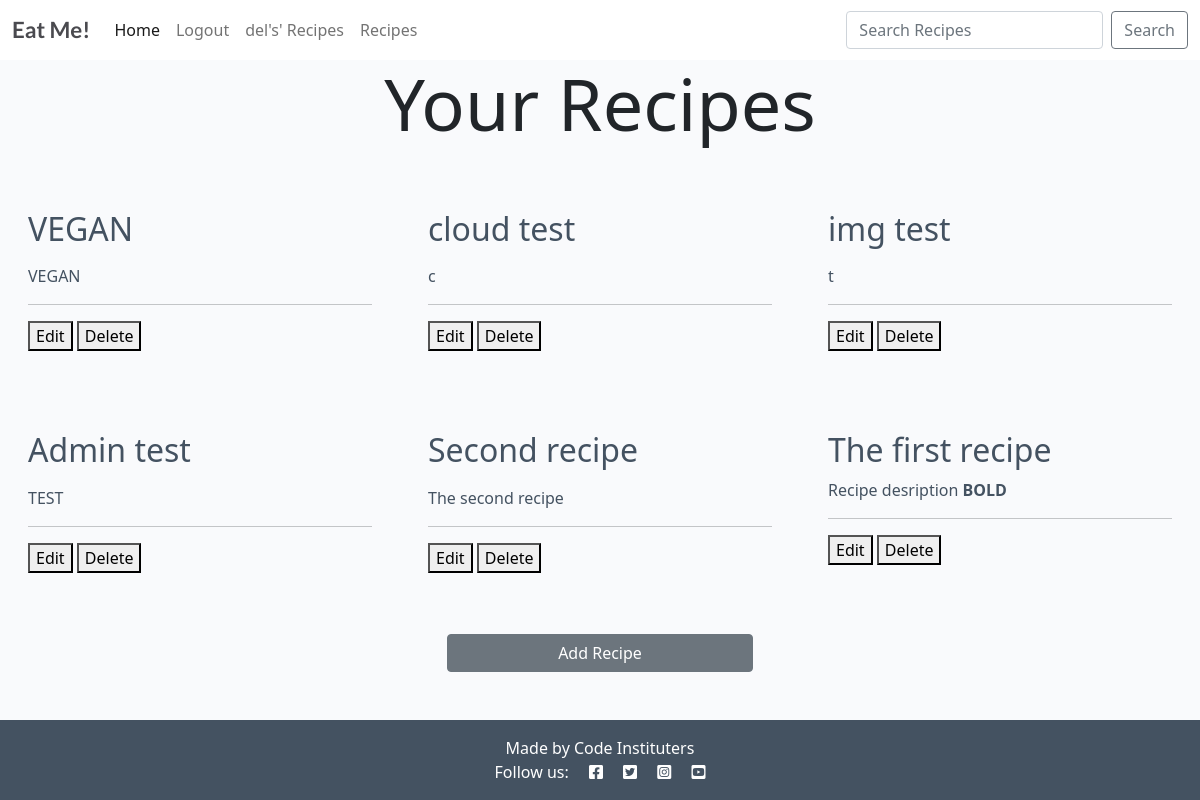
Before: /your_recipes/ (signed in) with the older database file.
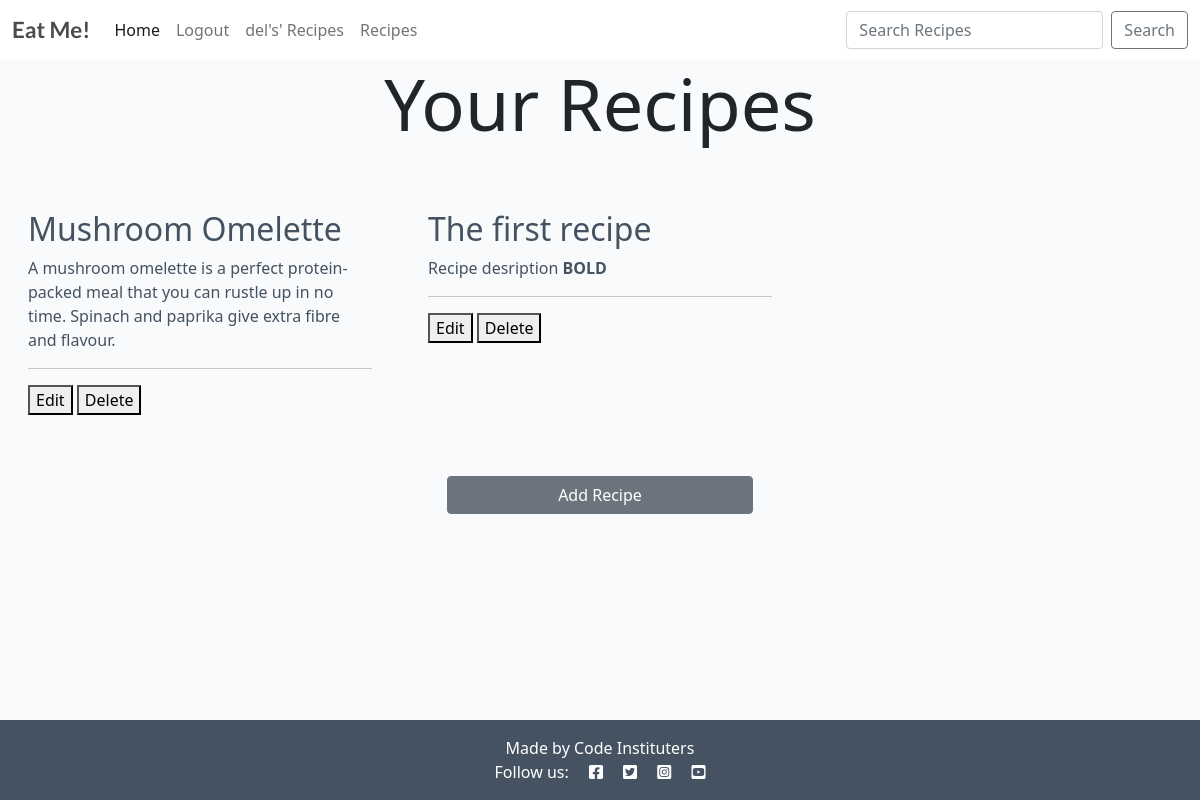
After: the same page with the newer database file.
### post/models.py (models this page shows, shortened)
class Post(models.Model):
    title = models.CharField(max_length=200, unique=True)
    slug = models.SlugField(max_length=200, unique=True)
    author = models.ForeignKey(
        User, on_delete=models.CASCADE, related_name="recipes", null=True
        )
    published_on = models.DateTimeField(auto_now=True)
    updated_on = models.DateTimeField(auto_now=True)
    description = models.TextField()
    ingredients = models.TextField()
    method = models.TextField()
    is_vegan = models.BooleanField(default=False)
    image = CloudinaryField('image', default='placeholder')
    likes = models.ManyToManyField(User, related_name='post_likes', blank=True)
    class Meta:
        ordering = ['-published_on']

### post/views.py (the view)
# urls.py: path('your_recipes/', views.UsersRecipeList.as_view(), name='your_recipes'),
class UsersRecipeList(generic.ListView):
    def get(self, request):
        if request.user.is_authenticated:
            posts = Post.objects.filter(author=request.user)
            context = {
                "posts": posts,
            }
            paginate_by = 6
            return render(request, 'your_recipes.html', context)
        else:
            return render(request, 'your_recipes.html')

### templates/your_recipes.html (shortened to what this page needs)
{% extends "base.html" %}
{% block content %}
{% if user.is_authenticated %}
    <h1 class="h1 display-2 text-center">Your Recipes </h1>
    <div class="container-fluid">
        <div class="row">
            <div class="col-12 mt-3 left">
                <div class="row">
                    {% for post in posts %}
                    <div class="col-md-4">
                        <div class="card mb-4">
                            <div class="card-body">
                                <div class="image-container">
                                </div>
                                <a href="{% url 'post_detail' post.slug %}" class="post-link">
                                    <h2 class="card-title">{{ post.title }}</h2>
                                    <p class="card-text">{{ post.description|safe }}</p>
                                </a>
                                <hr />
                                <a href="{% url 'edit_recipe' post.id %}"><button>Edit</button></a>
                                <a href="{% url 'delete_recipe' post.id %}">
                                    <button type="submit" onclick="return confirm(
                                        'Are you sure you want to delete this recipe?'
                                        )">Delete
                                    </button>
                                </a>
                            </div>
                        </div>
                    </div>
                    {% endfor %}
                </div>
            </div>
        </div>
    </div>
    <div class=" row d-flex justify-content-center align-content-center "> <a href="{% url 'add_recipes' %}"
        class="btn btn-secondary col-3" style="margin-top: 1.3em;">Add Recipe</a> </div>
{% else %}
<p>You do not have any recipes yet. Sign in or register to create recipes.</p>
{% endif %}
        {% endblock %}

Changed rows visible on the page:
removed Post: title "VEGAN", description "VEGAN"
removed Post: title "cloud test", description "c"
removed Post: title "img test", description "t"
removed Post: title "Admin test", description "TEST"
removed Post: title "Second recipe", description "The second recipe"
added Post: title "Mushroom Omelette", description "A mushroom omelette is a perfect protein-packed meal that you can rustle up in no time. Spinach and paprika give extra fibre and flavour."
